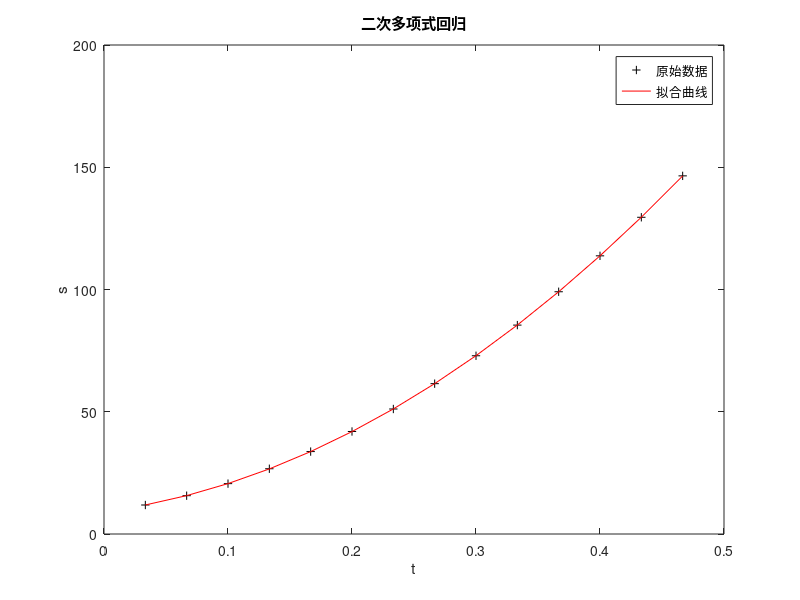

Write MATLAB code to recreate this figure. (Note: this script raises an error after producing the figure.)
%二次多项式回归
%step one：输入数据
t=1/30:1/30:14/30;
s=[11.86 15.67 20.6 26.69 33.71 41.93 51.13 61.49 72.9 85.44 99.08 113.77 ...
    129.54 146.48];
[p,S]=polyfit(t,s,2);%进行多项式拟合
%预测及作图
Y=polyconf(p,t,S);
figure(1)
plot(t,s,'k+',t,Y,'r')
xlabel('t')
ylabel('s')
title('二次多项式回归')
legend('原始数据','拟合曲线')
%% 化为多元线性回归
T=[ones(14,1) t' t'.^2];
[b,bint,r,rint,stats]=regress(s',T);
%% 直接用多元二项式回归
clc;
x1=[1000 600 1200 500 300 400 1300 1100 1300 300];
x2=[5 7 6 6 8 7 5 4 3 9];
y=[100 75 80 70 50 65 90 100 110 60]';
x=[x1' x2'];
rstool(x,y,'purequadratic')%使用多元二项式回归工具箱进行回归分析
disp("拟合出的纯二项式曲线方程为：")
disp(['y=' num2str(beta(1)) '+' num2str(beta(2)) '*x_1+' num2str(3) '*x_2' ...
    '+' num2str(beta(4)) '*x_1^2' '+' num2str(5) '*x_2^2'])
disp('剩余标准差为：')
disp(rmse)
%% 化为多元线性回归
X=[ones(10,1) x1' x2' (x1.^2)' (x2.^2)'];
[b,bint,r,rint,stats]=regress(y,X);
disp('回归参数值为：')
disp(b)
disp('各种统计量为：')
disp(stats)
%% 例三
%输入数据
x=2:16;
y=[6.42 8.20 9.58 9.5 9.7 10 9.93 9.99 10.49 10.59 10.60 10.80 10.60 10.90 ...
    10.76];
beta0=[8 2]';%设定初始值，根据经验选择
%求回归系数
[beta,r,J]=nlinfit(x',y','volum',beta0);
%使用非线性最小二乘法进行回归拟合，'Volum'为定义曲线函数的函数名
disp('回归系数为：')
disp(beta)
%预测及作图
[YY,delta]=nlpredci('volum',x',beta,r,J);
figure(2)
plot(x,y,'k+',x,YY,'r')

